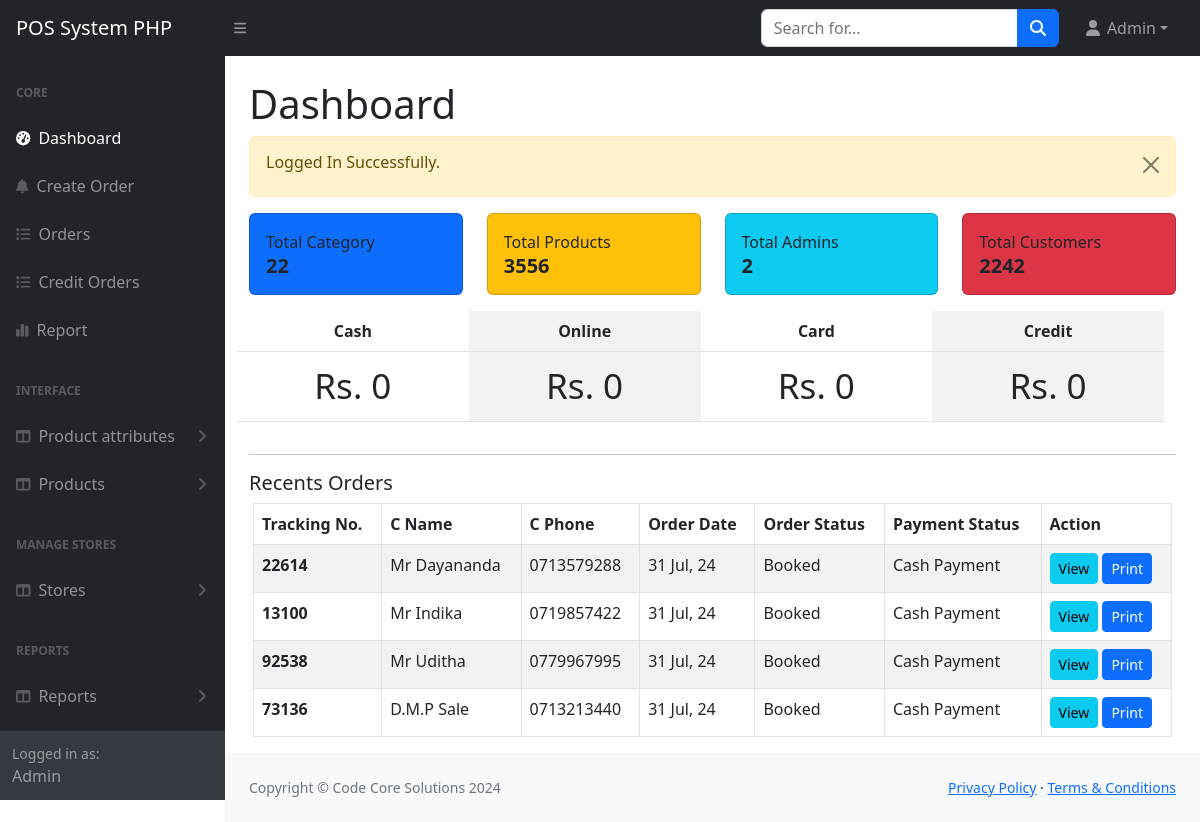
/main/admin/index.php (signed in), run on an earlier commit of the app's database.
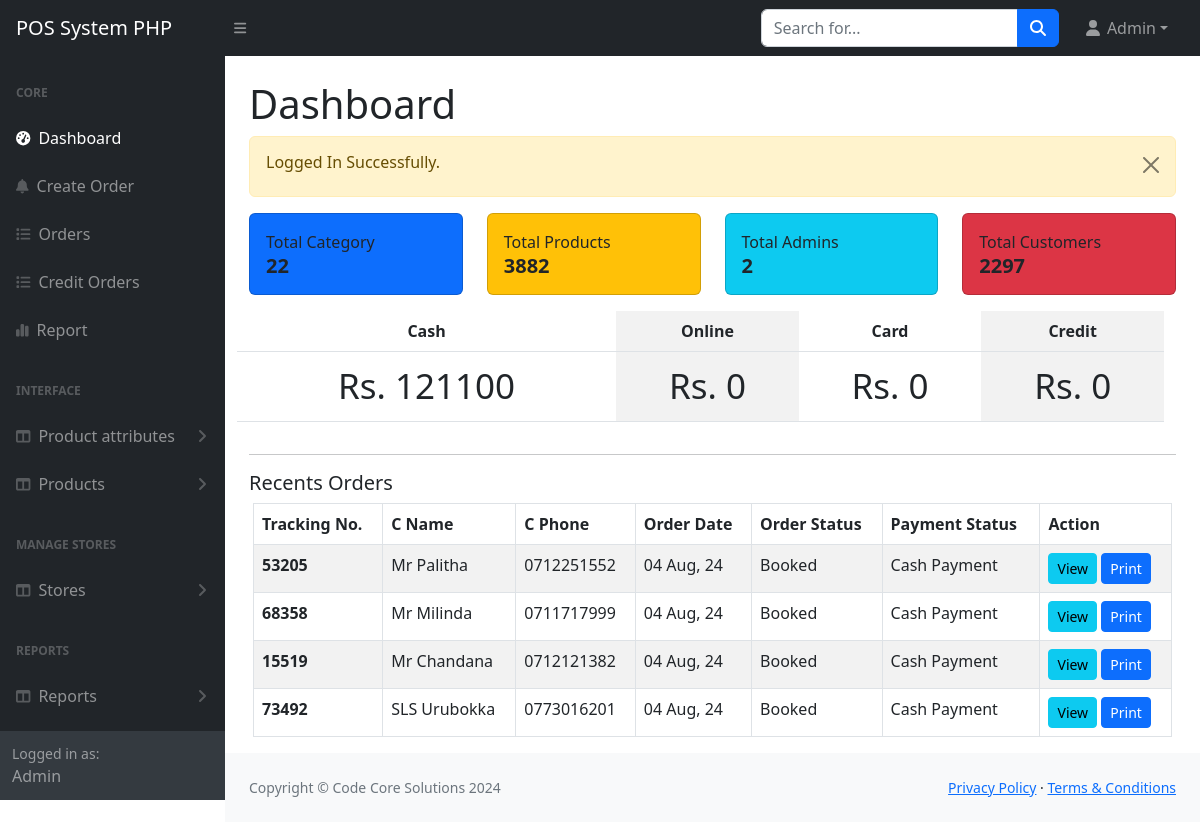
And on a later commit of the database.
### tables this page shows
CREATE TABLE `orders` (
  `id` int(11) NOT NULL,
  `customer_id` int(11) NOT NULL,
  `tracking_no` varchar(100) NOT NULL,
  `invoice_no` varchar(100) NOT NULL,
  `total_amount` varchar(100) NOT NULL,
  `net_total` varchar(100) NOT NULL,
  `order_date` date NOT NULL,
  `order_status` varchar(100) DEFAULT NULL,
  `payed_amount` varchar(255) NOT NULL DEFAULT '0',
  `pending_amount` varchar(255) NOT NULL DEFAULT '0',
  `payment_mode` varchar(100) NOT NULL,
  `cash_payed` varchar(255) NOT NULL DEFAULT '0',
  `online_payed` varchar(255) NOT NULL DEFAULT '0',
  `card_payed` int(11) NOT NULL DEFAULT 0,
  `order_placed_by_id` int(11) NOT NULL,
  `discount` int(11) DEFAULT 0,
  `on_scrap_discount` int(11) NOT NULL DEFAULT 0
);

CREATE TABLE `customers` (
  `id` int(11) NOT NULL,
  `name` varchar(255) NOT NULL,
  `email` varchar(255) DEFAULT NULL,
  `phone` varchar(255) NOT NULL,
  `address` tinytext DEFAULT NULL,
  `status` tinyint(4) NOT NULL DEFAULT 0 COMMENT '0=Visible; 1=Hidden',
  `created_at` timestamp NOT NULL DEFAULT current_timestamp()
);

### main/config/function.php (called while the page is built, shortened)
<?php
require "dbcon.php";
function validate($inputData)
{
    global $conn;
    if ($inputData != NULL) {
        $validateData = mysqli_real_escape_string($conn, $inputData);
        return trim($validateData);
    }
}
function getCount($tableName)
{
    global $conn;
    $table = validate($tableName);
    $query = "SELECT * FROM $table";
    $queryRes = mysqli_query($conn, $query);
    if ($queryRes) {
        $totalCount = mysqli_num_rows($queryRes);
        return $totalCount;
    } else {
        return 'Something went wrong.';
    }
}

### main/admin/index.php (the view, shortened to what the changed rows need)
<?php
include('includes/header.php');
?>
    <main>
        <div class="container-fluid px-4">
            <div class="row">
                <div class="col-md-12">
                    <h1 class="mt-4">Dashboard</h1>
                </div>
                <div class="col-md-3 mb-3">
                    <div class="card card-body bg-warning p-3">
                        <p class="text-sm mb-0 text-capitalize">Total Products</p>
                        <h5 class="fw-bold mb-0">
                            <?= getCount('products'); ?>
                        </h5>
                    </div>
                </div>
                <div class="col-md-3 mb-3">
                    <div class="card card-body bg-danger p-3">
                        <p class="text-sm mb-0 text-capitalize">Total Customers</p>
                        <h5 class="fw-bold mb-0">
                            <?= getCount('customers'); ?>
                        </h5>
                    </div>
                </div>
                <div class="row">
                    <?php
                        $date_ = date("Y-m-d");
                        $qstring = "SELECT * FROM orders WHERE order_date='".$date_."';";
                        $query = mysqli_query($conn, $qstring);
                        $cash = 0;
                        $online = 0;
                        $card=0;
                        $credit = 0;
                        while($row = mysqli_fetch_assoc($query)){
                            if($row['payment_mode'] == "Cash Payment"){
                                $cash +=(int)$row['net_total'];
                            }
                        }
                    ?>
                    <table class="table table-striped-columns">
                        <tr>
                            <th style="text-align: center">Cash</th>
                            <th style="text-align: center">Online</th>
                            <th style="text-align: center">Card</th>
                            <th style="text-align: center">Credit</th>
                        </tr>
                        <tr>
                            <td style="text-align: center;font-size: 35px"><?php echo "Rs. ".$cash; ?></td>
                            <td style="text-align: center;font-size: 35px"><?php echo "Rs. ".$online; ?></td>
                            <td style="text-align: center;font-size: 35px"><?php echo "Rs. ".$card; ?></td>
                            <td style="text-align: center;font-size: 35px"><?php echo "Rs. ".$credit; ?></td>
                        </tr>
                    </table>
                </div>
                <div class="card-body px-3">
                    <div class="table-responsive">
                        <table class="table table-striped table-bordered align-item-center justify-content-center">
                            <thead>
                            <tr>
                                <th>Tracking No.</th>
                                <th>C Name</th>
                                <th>C Phone</th>
                                <th>Order Date</th>
                                <th>Order Status</th>
                                <th>Payment Status</th>
                                <th>Action</th>
                            </tr>
                            </thead>
                            <tbody>
                            <?php
                            $query = "SELECT o.*, c.* FROM orders o, customers c WHERE c.id = o.customer_id ORDER BY o.id DESC LIMIT 0 , 4";
                            $orders = mysqli_query($conn, $query);
                            if ($orders) {
                                if (mysqli_num_rows($orders)) {
                                    foreach ($orders as $orderItem) :
                                        ?>
                                        <tr>
                                            <td class="fw-bold"><?= $orderItem['tracking_no'] ?></td>
                                            <td><?= $orderItem['name'] ?></td>
                                            <td><?= $orderItem['phone'] ?></td>
                                            <td><?= date('d M, y', strtotime($orderItem['order_date'])) ?></td>
                                            <td><?= $orderItem['order_status'] ?></td>
                                            <td><?= $orderItem['payment_mode'] ?></td>
                                            <td>
                                                <a href="orders-view.php?track=<?= $orderItem['tracking_no'] ?>"
                                                   class="btn btn-info mb-0 px-2 btn-sm">View</a>
                                                <a href="orders-view-print.php?track=<?= $orderItem['tracking_no'] ?>"
                                                   class="btn btn-primary mb-0 px-2 btn-sm">Print</a>
                                            </td>
                                        </tr>
                                    <?php
                                    endforeach;
                                } else {
                                    ?>
                                    <tr>
                                        <td colspan="7" class="text-center">No record available.</td>
                                    </tr>
                                    <?php
                                }
                            } else {
                                ?>
                                <tr>
                                    <td colspan="7" class="text-center">Something went wrong.</td>
                                </tr>
                                <?php
                            }
                            ?>
                            </tbody>
                        </table>
                    </div>
                </div>
            </div>
    </main>
<?php
include('includes/footer.php');
?>

What changed in the data, as far as the page shows it:
no longer on this page (row unchanged): orders: tracking_no "22614", customer.name "Mr Dayananda", customer.phone "0713579288", order_date "31 Jul, 24", order_status "Booked", payment_mode "Cash Payment"
no longer on this page (row unchanged): orders: tracking_no "13100", customer.name "Mr Indika", customer.phone "0719857422", order_date "31 Jul, 24", order_status "Booked", payment_mode "Cash Payment"
no longer on this page (row unchanged): orders: tracking_no "92538", customer.name "Mr Uditha", customer.phone "0779967995", order_date "31 Jul, 24", order_status "Booked", payment_mode "Cash Payment"
no longer on this page (row unchanged): orders: tracking_no "73136", customer.name "D.M.P Sale", customer.phone "0713213440", order_date "31 Jul, 24", order_status "Booked", payment_mode "Cash Payment"
added orders: tracking_no "53205", customer.name "Mr Palitha", customer.phone "0712251552", order_date "04 Aug, 24", order_status "Booked", payment_mode "Cash Payment"
added orders: tracking_no "68358", customer.name "Mr Milinda", customer.phone "0711717999", order_date "04 Aug, 24", order_status "Booked", payment_mode "Cash Payment"
added orders: tracking_no "15519", customer.name "Mr Chandana", customer.phone "0712121382", order_date "04 Aug, 24", order_status "Booked", payment_mode "Cash Payment"
added orders: tracking_no "73492", customer.name "SLS Urubokka", customer.phone "0773016201", order_date "04 Aug, 24", order_status "Booked", payment_mode "Cash Payment"
Also different on the page:
getCount('products'): "3556" → "3882"
getCount('customers'): "2242" → "2297"
$cash: "0" → "121100"
